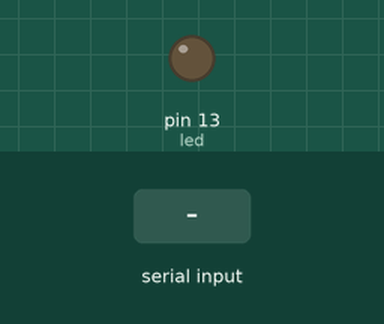
A sketch run on a simulated Arduino Uno, built with avr-gcc and run on an emulated ATmega328P. Shown: output pins drawn as LEDs (lit = HIGH). Dashed ring = blinking. The test bench sets the inputs (shaded band).

Above: at 1.2 s.
1.3 s: "90,45\n" received over Serial
At 1.7 s:
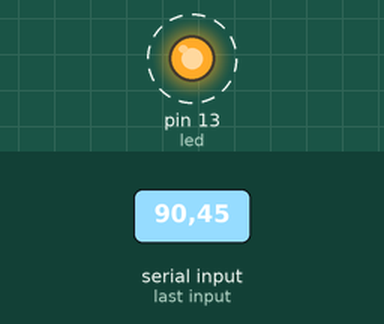
Timing chart, 0 to 10.3 s (numbered marks = the images above; inputs shaded):
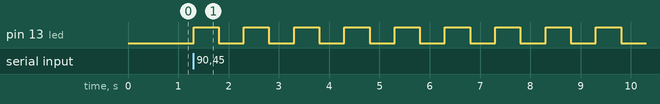

The sketch:

3.ino
```cpp
int led = 13;
char x = 0;
int cnt = 0;
String str = "";
void setup() {
  // put your setup code here, to run once:
  Serial.begin(9600);
  pinMode(led, OUTPUT);
}

void loop() {
  // put your main code here, to run repeatedly:
  cnt = Serial.parseInt();
  while (cnt > 0) {
    digitalWrite(led, HIGH);
    delay(500);
    digitalWrite(led, LOW);
    delay(500);
    cnt--;
  }
  /*while (Serial.available() > 0) {
    x = Serial.read();
    if (isDigit(x)) {
      str += x;
    }
  }
  if (str.length() > 0) {
    Serial.print("I have received:");
    Serial.println(str);
    str = "";
  }
  delay(200);*/
}
```

Measured:
- after the input at 1.3 s, pin 13 (led): alternates HIGH for 0.50 s and LOW for 0.50 s, starting at once
